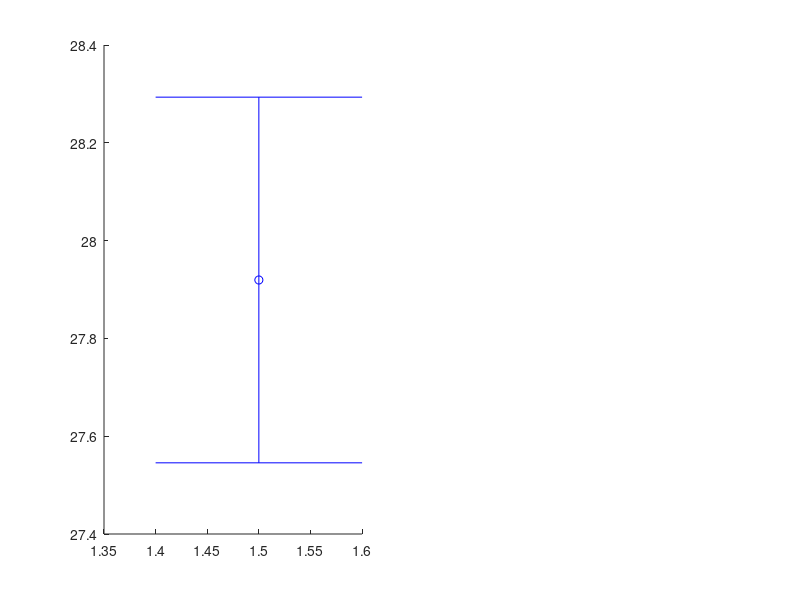

This figure's MATLAB source: (Note: this script raises an error after producing the figure.)
clear all; close all;

load('data_exp5a');
load('data_exp5b');

bl_w = 1:50; comp_w = 51:170;
figure(1)
d = 0.5; ms = 8;

for condition = 1:2
    % grab data
    Mean_subdata_indv = []; MMean_subdata_indv = []; Mean_subdata = []; Mean_comdata = []; 
    if condition == 1 % Exp. 5a
        subdata_indv = endpoint_observation(:, bl_w); 
        subdata = endpoint_observation(:, comp_w);
        comdata = endpoint_com_observation(:, comp_w);
    elseif condition == 2  % Exp. 5b
        subdata_indv = endpoint_threshold(:, bl_w); 
        subdata = endpoint_threshold(:, comp_w);
    end
    
    % average endpoint in each block    
    [N T] = size(subdata) ; B = T/10;
    for i = 1:B
        if i <= 5
            Mean_subdata_indv(:, i) = mean(subdata_indv(:, i*10-9:i*10)')' ;
        end
        Mean_subdata(:, i) = mean(subdata(:, i*10-9:i*10)')' ;
        Mean_comdata(:, i) = mean(comdata(:, i*10-9:i*10)')' ;
    end    
    MMean_subdata_indv = mean(Mean_subdata_indv')';
    
    % plot data
    if condition == 1  % Exp. 5a
        subplot(1,2,1)
        errorbar(1.5, mean(MMean_subdata_indv)/10, std(MMean_subdata_indv/10)/sqrt(N), 'bo', 'MarkerFaceColor', 'w', 'linewidth', 1, 'MarkerSize', ms) ; hold on
        seshade(Mean_subdata(:,1:B)/10, d, 'b', 'b-', 3:B+2) ;
        seshade(Mean_comdata(:,1:B)/10, d, 'r', 'r-', 3:B+2) ;
        lineplot(mean(MMean_subdata_indv)/10, 'h', 'k--');
        
    elseif condition == 2  % Exp. 5b
        subplot(1,2,2)
        errorbar(1.5, mean(MMean_subdata_indv)/10, std(MMean_subdata_indv/10)/sqrt(N), 'bo', 'MarkerFaceColor', 'w', 'linewidth', 1, 'MarkerSize', ms) ; hold on
        seshade(Mean_subdata(:,1:B)/10, d, 'b', 'b-', 3:B+2) ;     
        lineplot(mean(MMean_subdata_indv)/10, 'h', 'k--'); 
    end
        set(gca, 'Fontname', 'Arial Regular', 'Fontsize', 10, 'linewidth', 1);
        ylabel('Aim point [cm]'); xlabel('Blocks');         
        xlim([0 15]); ylim([24.8 29]); yticks(24:1:29); xticks([1.5, 3, 6, 10, 14]); xticklabels(char('BL','1', '4', '8', '12'));    
end

figure(1)
pos(3) = 625; pos(4) = 320;
set(gcf, 'Position', pos);




